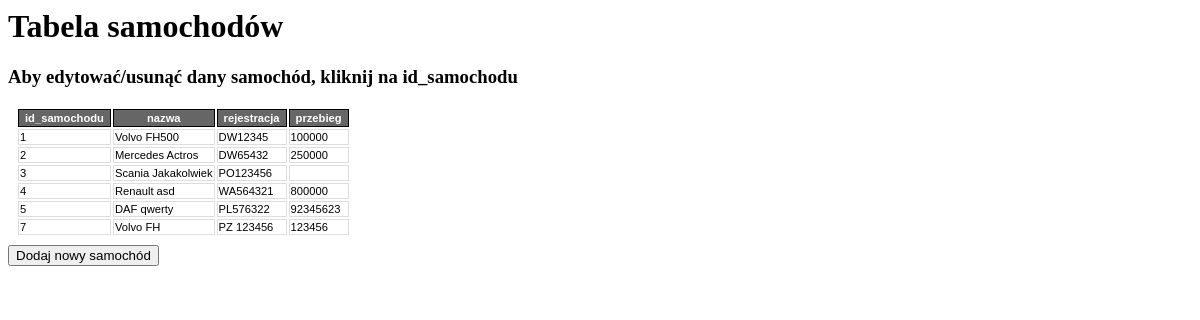
Page /projektBD/samochod_tabela.php on the committed database.
### tables this page shows
CREATE TABLE `samochod` (
  `id_samochodu` int(10) UNSIGNED NOT NULL,
  `nazwa` varchar(50) NOT NULL,
  `rejestracja` varchar(25) NOT NULL,
  `przebieg` int(20) UNSIGNED DEFAULT NULL
);

### projektBD/samochod_tabela.php (the view, shortened to what this page needs)
<?php
$conn = OpenCon();
$result = $conn->query("SELECT * FROM samochod");
echo "<h1> Tabela samochodów </h1>
<h3> Aby edytować/usunąć dany samochód, kliknij na id_samochodu</h3>
<table style='border=4px solid black'>
    <tr>
    <th>id_samochodu</th>
    <th>nazwa</th>
    <th>rejestracja</th>
    <th>przebieg</th>
    </tr>
    ";
while($row = $result->fetch_row())
    echo "
    <tr>
        <td onclick=\"location='?id=samochod_edytuj&id_samochodu=$row[0]'\"'>$row[0]</td>
        <td>$row[1]</td>
        <td>$row[2]</td>
        <td>$row[3]</td>
    </tr>
    ";
echo "</table>
<button onclick=\"location='?id=samochod_dodaj'\">Dodaj nowy samochód</button>
";
?>

### rows in the picture
samochod: id_samochodu "1", nazwa "Volvo FH500", rejestracja "DW12345", przebieg "100000"
samochod: id_samochodu "2", nazwa "Mercedes Actros", rejestracja "DW65432", przebieg "250000"
samochod: id_samochodu "3", nazwa "Scania Jakakolwiek", rejestracja "PO123456"
samochod: id_samochodu "4", nazwa "Renault asd", rejestracja "WA564321", przebieg "800000"
samochod: id_samochodu "5", nazwa "DAF qwerty", rejestracja "PL576322", przebieg "92345623"
samochod: id_samochodu "7", nazwa "Volvo FH", rejestracja "PZ 123456", przebieg "123456"
